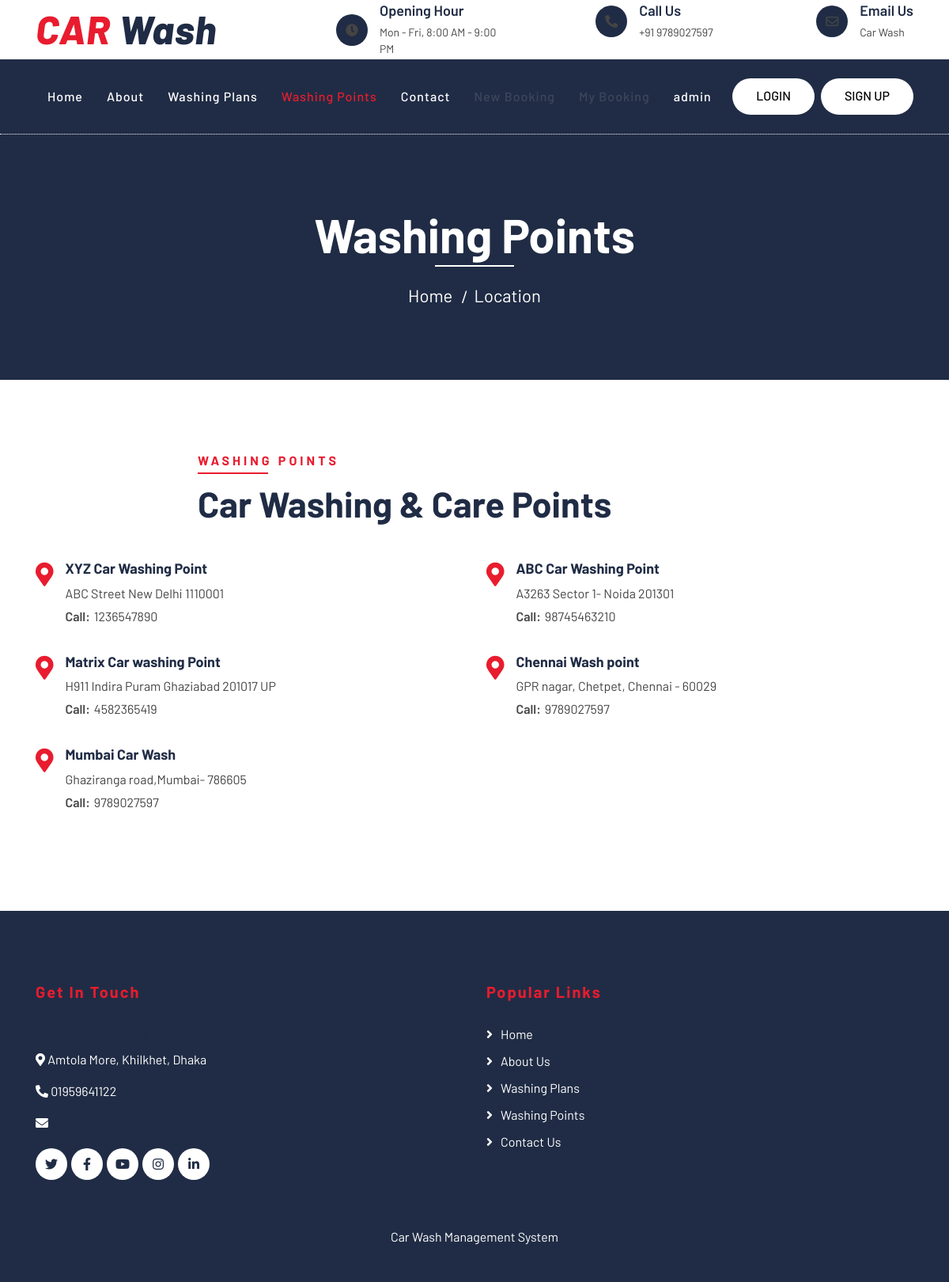
The page /location.php on the database its author committed.
### tables this page shows
CREATE TABLE `tblpages` (
  `id` int(11) NOT NULL,
  `type` varchar(255) DEFAULT '',
  `detail` longtext DEFAULT NULL,
  `openignHrs` varchar(255) DEFAULT NULL,
  `phoneNumber` bigint(20) DEFAULT NULL,
  `emailId` varchar(120) DEFAULT NULL
);

CREATE TABLE `tblwashingpoints` (
  `id` int(11) NOT NULL,
  `washingPointName` varchar(255) DEFAULT NULL,
  `washingPointAddress` varchar(255) DEFAULT NULL,
  `contactNumber` bigint(20) DEFAULT NULL,
  `creationDate` timestamp NOT NULL DEFAULT current_timestamp(),
  `City` varchar(50) NOT NULL
);

### location.php (the view, shortened to what this page needs)
<?php error_reporting(0);
include('includes/config.php');
?>
<!DOCTYPE html>
<html lang="en">
    <head>
        <link href="https://stackpath.bootstrapcdn.com/bootstrap/4.4.1/css/bootstrap.min.css" rel="stylesheet">
        <link href="https://cdnjs.cloudflare.com/ajax/libs/font-awesome/5.10.0/css/all.min.css" rel="stylesheet">
        <link href="lib/flaticon/font/flaticon.css" rel="stylesheet">
        <link href="lib/animate/animate.min.css" rel="stylesheet">
        <link href="lib/owlcarousel/assets/owl.carousel.min.css" rel="stylesheet">
        <link href="css/style.css" rel="stylesheet">
    </head>
    <body>
<?php include_once('includes/header.php');?>
        <div class="page-header">
            <div class="container">
                <div class="row">
                    <div class="col-12">
                        <h2>Washing Points</h2>
                    </div>
                    <div class="col-12">
                        <a href="index.php">Home</a>
                        <a href="location.php">Location</a>
                    </div>
                </div>
            </div>
        </div>
        <div class="location">
            <div class="container">
                <div class="row">
                    <div class="col-lg-12">
                        <div class="section-header text-left">
                            <p>Washing Points</p>
                            <h2>Car Washing & Care Points</h2>
                        </div>
                        <div class="row">
                            <?php $sql = "SELECT * from tblwashingpoints";
$query = $dbh -> prepare($sql);
$query->execute();
$results=$query->fetchAll(PDO::FETCH_OBJ);
foreach($results as $result)
{               ?>
                            <div class="col-md-6">
                                <div class="location-item">
                                    <i class="fa fa-map-marker-alt"></i>
                                    <div class="location-text">
                                <h3><?php echo htmlentities($result->washingPointName);?></h3>
                    <p><?php echo htmlentities($result->washingPointAddress);?></p>
                    <p><strong>Call:</strong><?php echo htmlentities($result->contactNumber);?></p>
                                    </div>
                                </div>
                            </div>
<?php } ?>
                        </div>
                    </div>
                </div>
            </div>
        </div>
<?php include_once('includes/footer.php');?>
    </body>
</html>

### includes/header.php (shortened to what this page needs)
<?php
$username = isset($_SESSION['username']) ? $_SESSION['username'] : null;
$current = basename($_SERVER['PHP_SELF']);
?>
        <div class="top-bar">
            <div class="container">
                <div class="row align-items-center">
                    <div class="col-lg-4 col-md-12">
                        <div class="logo">
                            <a href="index.php">
                                <h1>CAR <span>Wash</span></h1>
                            </a>
                        </div>
                    </div>
<?php
$sql = "SELECT * from tblpages where type='contact'";
$query = $dbh -> prepare($sql);
$query->execute();
$results=$query->fetchAll(PDO::FETCH_OBJ);
foreach($results as $result)
{
?>
                    <div class="col-lg-8 col-md-7 d-none d-lg-block">
                        <div class="row">
                            <div class="col-4">
                                <div class="top-bar-item">
                                    <div class="top-bar-icon">
                                        <em class="fa fa-clock"></em>
                                    </div>
                                    <div class="top-bar-text">
                                        <h3>Opening Hour</h3>
                                        <p>Mon - Fri, 8:00 AM - 9:00 PM</p>
                                    </div>
                                </div>
                            </div>
                            <div class="col-4">
                                <div class="top-bar-item">
                                    <div class="top-bar-icon">
                                        <em class="fa fa-phone-alt"></em>
                                    </div>
                                    <div class="top-bar-text">
                                        <h3>Call Us</h3>
                                        <p>+91 9789027597</p>
                                    </div>
                                </div>
                            </div>
                            <div class="col-4">
                                <div class="top-bar-item">
                                    <div class="top-bar-icon">
                                        <em class="far fa-envelope"></em>
                                    </div>
                                    <div class="top-bar-text">
                                        <h3>Email Us</h3>
                                        <p>Car Wash</p>
                                    </div>
                                </div>
                            </div>
                        </div>
                    </div>
                <?php } ?>
                </div>
            </div>
        </div>
        <div class="nav-bar">
            <div class="container">
                <nav class="navbar navbar-expand-lg bg-dark navbar-dark">
                    <div class="collapse navbar-collapse justify-content-between" id="navbarCollapse">
                        <div class="navbar-nav mr-auto">
                            <a href="index.php" class="nav-item nav-link <?php echo $current==='index.php'?'active':''; ?>">Home</a>
                            <a href="about.php" class="nav-item nav-link <?php echo $current==='about.php'?'active':''; ?>">About</a>
                            <a href="washing-plans.php" class="nav-item nav-link <?php echo $current==='washing-plans.php'?'active':''; ?>">Washing Plans</a>
                            <a href="location.php" class="nav-item nav-link <?php echo $current==='location.php'?'active':''; ?>">Washing Points</a>
                            <a href="contact.php" class="nav-item nav-link <?php echo $current==='contact.php'?'active':''; ?>">Contact</a>
                            <?php
                              $newBookingHref = $username ? 'Bookingpage.php' : 'Login.php';
                              $myBookingHref  = $username ? 'getBookings.php' : 'Login.php';
                              $disableClass   = $username ? '' : ' disabled';
                            ?>
                            <a href="<?php echo $newBookingHref; ?>" class="nav-item nav-link<?php echo $disableClass; ?> <?php echo $current==='Bookingpage.php'?'active':''; ?>">New Booking</a>
                            <a href="<?php echo $myBookingHref; ?>" class="nav-item nav-link<?php echo $disableClass; ?> <?php echo $current==='getBookings.php'?'active':''; ?>">My Booking</a>
                            <?php if(!$username):  ?>
                                <a href="admin" class="nav-item nav-link <?php echo $current==='admin'?'active':''; ?>">admin</a>
                            <?php endif; ?>
                        </div>
                        <?php if ($username): ?>
                            <div class="ml-auto d-flex align-items-center">
                                <span class="text-white mr-3">Hello, <?php echo htmlspecialchars($username); ?></span>
                                <a class="btn btn-custom" href="logout.php">LOGOUT</a>
                            </div>
                        <?php else: ?>
                            <div class="ml-auto d-flex">
                                <a class="btn btn-custom mr-2" href="Login.php">LOGIN</a>
                                <a class="btn btn-custom" href="Signup.php">SIGN UP</a>
                            </div>
                        <?php endif; ?>
                    </div>
                </nav>
            </div>
        </div>

### css/style.css (style rules this page uses)
body { color: #444444; font-weight: 400; background: #ffffff; font-family: "Barlow", sans-serif; }
h1, h2, h3, h4, h5, h6 { color: #202c45; }
a { color: #202c45; transition: 0.3s; }
.btn.btn-custom { padding: 10px 30px 12px 30px; text-align: center; font-size: 16px; font-weight: 500; color: #ffffff; background: #e81c2e; border: none; border-radius: 60px; box-shadow: inset 0 0 0 0 #202c45; transition: ease-out 0.5s; -webkit-transition: ease-out 0.5s; -moz-transition: ease-out 0.5s; }
.top-bar { position: relative; height: 75px; display: flex; align-items: center; background: #ffffff; }
.top-bar .logo { text-align: left; overflow: hidden; }
.top-bar .logo h1 { margin: -4px 0 0 0; color: #e81c2e; font-size: 50px; line-height: 50px; font-weight: 800; letter-spacing: 1px; font-style: italic; }
.top-bar .logo h1 span { color: #202c45; }
.top-bar .top-bar-item { display: flex; align-items: center; justify-content: flex-end; }
.top-bar .top-bar-icon { width: 40px; height: 40px; display: flex; align-items: center; justify-content: center; background: #202c45; border-radius: 40px; }
.top-bar .top-bar-text { padding-left: 15px; }
.top-bar .top-bar-text h3 { margin: 0 0 5px 0; font-size: 18px; font-weight: 600; }
.top-bar .top-bar-text p { margin: 0; font-size: 14px; font-weight: 400; }
.nav-bar { position: relative; background: #202c45; }
.nav-bar .navbar { padding: 20px 0; background: #202c45 !important; transition: 0.3s; }
.navbar-dark .navbar-nav .nav-link, .navbar-dark .navbar-nav .nav-link:focus, .navbar-dark .navbar-nav .nav-link:hover, .navbar-dark .navbar-nav .nav-link.active { color: #ffffff; padding: 15px; font-weight: 500; letter-spacing: 1px; }
.navbar-dark .navbar-nav .nav-link:hover, .navbar-dark .navbar-nav .nav-link.active { color: #e81c2e; }
.nav-bar .btn.btn-custom { color: black; background: #ffffff; box-shadow: inset 0 0 0 0 #e81c2e; }
.page-header { position: relative; margin-bottom: 45px; padding: 90px 0; text-align: center; background: #202c45; border-top: 1px dotted #ffffff; }
.page-header h2 { position: relative; color: #ffffff; font-size: 60px; font-weight: 700; margin-bottom: 20px; padding-bottom: 5px; }
.page-header h2::after { position: absolute; content: ""; width: 100px; height: 2px; left: calc(50% - 50px); bottom: 0; background: #ffffff; }
.page-header a { position: relative; padding: 0 12px; font-size: 22px; color: #ffffff; }
.page-header a::after { position: absolute; content: "/"; width: 8px; height: 8px; top: -2px; right: -7px; text-align: center; color: #ffffff; }
.page-header a:last-child::after { display: none; }
.section-header { position: relative; width: 100%; max-width: 700px; margin: 0 auto 45px auto; }
.section-header p { display: inline-block; margin-bottom: 10px; padding-bottom: 5px; position: relative; font-size: 16px; font-weight: 700; letter-spacing: 4px; text-transform: uppercase; color: #e81c2e; }
.section-header p::after { position: absolute; content: ""; width: 50%; height: 2px; left: 25%; bottom: 0; background: #e81c2e; }
.section-header.text-left p::after { left: 0; }
.section-header h2 { margin: 0; font-size: 45px; font-weight: 700; text-transform: capitalize; }
.location { position: relative; width: 100%; padding: 45px 0; }
.location .location-item { display: flex; margin-bottom: 30px; }
.location .location-item i { padding-top: 3px; font-size: 30px; color: #e81c2e; }
.location .location-text { padding-left: 15px; }
.location .location-text h3 { font-size: 18px; font-weight: 700; }
.location .location-text p { margin-bottom: 5px; }
.location .location-text p strong { margin-right: 5px; font-weight: 600; }

### includes/header.php (style rules this page uses)
.navbar-nav .nav-link.disabled { opacity:.5; pointer-events:none; }

### rows shown on the page
tblwashingpoints: washingPointName "XYZ Car Washing Point", washingPointAddress "ABC Street New Delhi 1110001", contactNumber "1236547890"
tblwashingpoints: washingPointName "ABC Car Washing Point", washingPointAddress "A3263 Sector 1- Noida 201301", contactNumber "98745463210"
tblwashingpoints: washingPointName "Matrix Car washing Point", washingPointAddress "H911 Indira Puram Ghaziabad 201017 UP", contactNumber "4582365419"
tblwashingpoints: washingPointName "Chennai Wash point", washingPointAddress "GPR nagar, Chetpet, Chennai - 60029", contactNumber "9789027597"
tblwashingpoints: washingPointName "Mumbai Car Wash", washingPointAddress "Ghaziranga road,Mumbai- 786605", contactNumber "9789027597"
